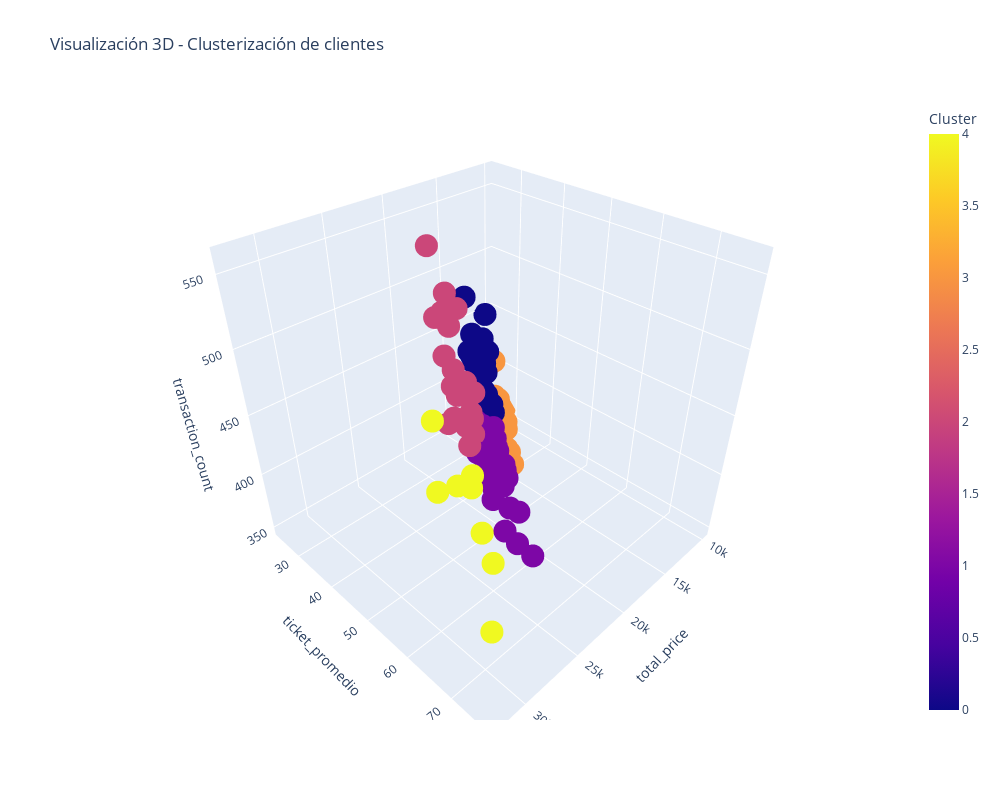

Write notebook code for a chart like this one.
### Code cell
import plotly.express as px

fig = px.scatter_3d(grouped_data, x='total_price', y='ticket_promedio', z='transaction_count', color='Cluster',
                    title='Visualización 3D - Clusterización de clientes',
                    width=1000,  
                    height=800)  
fig.show()
